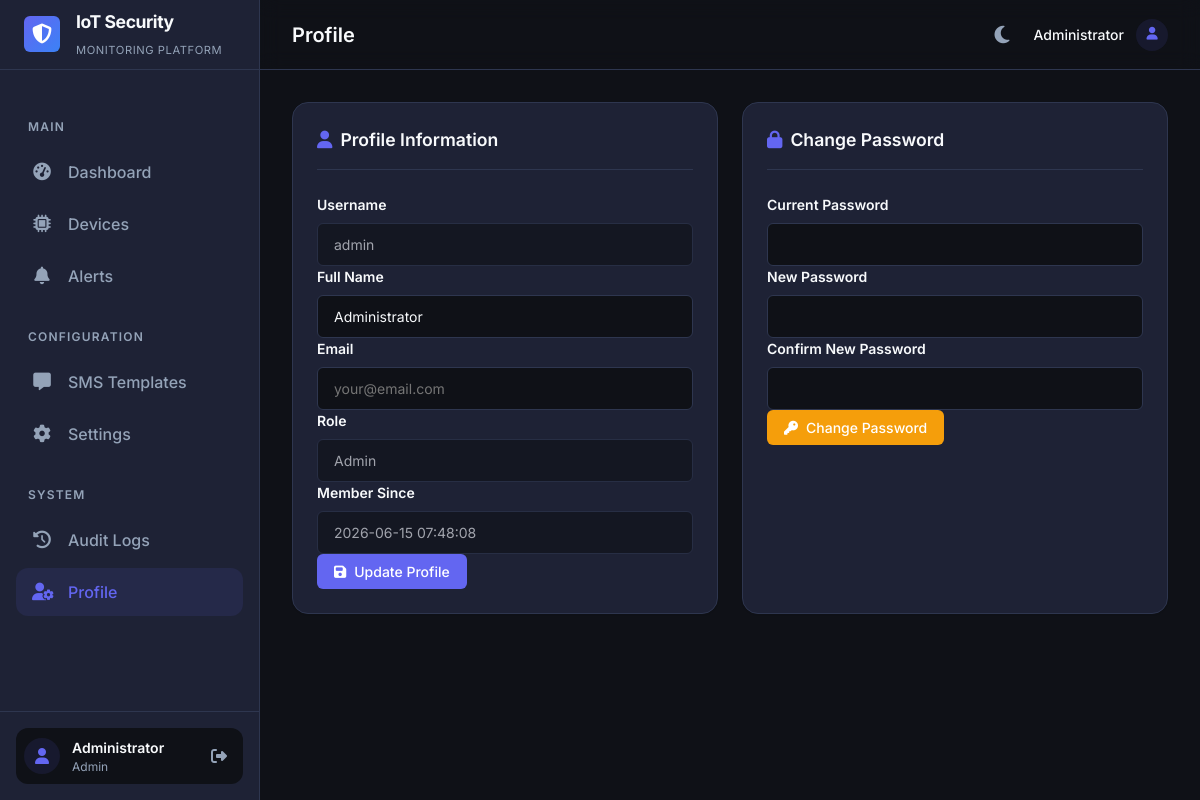
The app's page /profile.php (signed in) with its own data.
### tables this page shows
CREATE TABLE IF NOT EXISTS `users` (
  `id` int(11) NOT NULL AUTO_INCREMENT,
  `username` varchar(50) NOT NULL,
  `password` varchar(255) NOT NULL,
  `full_name` varchar(100) DEFAULT NULL,
  `email` varchar(255) DEFAULT NULL,
  `role` ENUM('admin','viewer') DEFAULT 'admin',
  `created_at` timestamp DEFAULT CURRENT_TIMESTAMP,
  PRIMARY KEY (`id`),
  UNIQUE KEY `username` (`username`)
);

### config/functions.php (called while the page is built, shortened)
<?php
function get_user($pdo, $user_id) {
    $stmt = $pdo->prepare("SELECT id, username, full_name, email, role, created_at FROM users WHERE id = ?");
    $stmt->execute([$user_id]);
    return $stmt->fetch();
}
function h($string) {
    return htmlspecialchars($string ?? '', ENT_QUOTES, 'UTF-8');
}
?>

### profile.php (the view, shortened to what this page needs)
<?php
require_once 'config/database.php';
require_once 'config/functions.php';
$pageTitle = 'Profile';
$currentPage = 'profile';
include 'includes/header.php';
include 'includes/sidebar.php';
?>
<div class="dashboard-grid-2col">
    <div class="panel">
        <div class="panel-header">
            <h2><i class="fa-solid fa-user"></i> Profile Information</h2>
        </div>
        <form method="POST">
            <div class="form-group">
                <label for="username">Username</label>
                <input type="text" id="username" value="<?= h($user['username']) ?>" disabled>
            </div>
            <div class="form-group">
                <label for="full_name">Full Name</label>
                <input type="text" id="full_name" name="full_name" value="<?= h($user['full_name'] ?? '') ?>" placeholder="Your full name">
            </div>
            <div class="form-group">
                <label for="email">Email</label>
                <input type="email" id="email" name="email" value="<?= h($user['email'] ?? '') ?>" placeholder="your@email.com">
            </div>
            <div class="form-group">
                <label>Role</label>
                <input type="text" value="<?= h(ucfirst($user['role'] ?? 'admin')) ?>" disabled>
            </div>
            <div class="form-group">
                <label>Member Since</label>
                <input type="text" value="<?= h($user['created_at']) ?>" disabled>
            </div>
            <button type="submit" name="update_profile" class="btn btn-primary">
                <i class="fa-solid fa-save"></i> Update Profile
            </button>
        </form>
    </div>
    <div class="panel">
        <div class="panel-header">
            <h2><i class="fa-solid fa-lock"></i> Change Password</h2>
        </div>
        <form method="POST">
            <div class="form-group">
                <label for="current_password">Current Password</label>
                <input type="password" id="current_password" name="current_password" required>
            </div>
            <div class="form-group">
                <label for="new_password">New Password</label>
                <input type="password" id="new_password" name="new_password" required minlength="6">
            </div>
            <div class="form-group">
                <label for="confirm_password">Confirm New Password</label>
                <input type="password" id="confirm_password" name="confirm_password" required>
            </div>
            <button type="submit" name="change_password" class="btn btn-warning">
                <i class="fa-solid fa-key"></i> Change Password
            </button>
        </form>
    </div>
</div>
<?php include 'includes/footer.php'; ?>

### includes/sidebar.php (shortened to what this page needs)
<?php
$user = get_user($pdo, $_SESSION['user_id'] ?? 0);
$userName = $user['full_name'] ?? $user['username'] ?? 'Admin';
$userRole = $user['role'] ?? 'admin';
?>
<aside class="sidebar" id="sidebar">
    <div class="sidebar-header">
        <div class="sidebar-brand">
            <div class="brand-icon">
                <i class="fa-solid fa-shield-halved"></i>
            </div>
            <div class="brand-text">
                <h2>IoT Security</h2>
                <span class="brand-tagline">Monitoring Platform</span>
            </div>
        </div>
    </div>
    <nav class="sidebar-nav">
        <ul class="nav-links">
            <li class="nav-section-title">Main</li>
            <li class="<?= $currentPage === 'dashboard' ? 'active' : '' ?>">
                <a href="dashboard.php"><i class="fa-solid fa-gauge-high"></i><span>Dashboard</span></a>
            </li>
            <li class="<?= $currentPage === 'devices' ? 'active' : '' ?>">
                <a href="devices.php"><i class="fa-solid fa-microchip"></i><span>Devices</span></a>
            </li>
            <li class="<?= $currentPage === 'alerts' ? 'active' : '' ?>">
                <a href="alerts.php"><i class="fa-solid fa-bell"></i><span>Alerts</span></a>
            </li>
            <li class="nav-section-title">Configuration</li>
            <li class="<?= $currentPage === 'sms_templates' ? 'active' : '' ?>">
                <a href="sms_templates.php"><i class="fa-solid fa-message"></i><span>SMS Templates</span></a>
            </li>
            <li class="<?= $currentPage === 'settings' ? 'active' : '' ?>">
                <a href="settings.php"><i class="fa-solid fa-gear"></i><span>Settings</span></a>
            </li>
            <li class="nav-section-title">System</li>
            <li class="<?= $currentPage === 'audit_logs' ? 'active' : '' ?>">
                <a href="audit_logs.php"><i class="fa-solid fa-clock-rotate-left"></i><span>Audit Logs</span></a>
            </li>
            <li class="<?= $currentPage === 'profile' ? 'active' : '' ?>">
                <a href="profile.php"><i class="fa-solid fa-user-gear"></i><span>Profile</span></a>
            </li>
        </ul>
    </nav>
    <div class="sidebar-footer">
        <div class="user-card">
            <div class="user-avatar">
                <i class="fa-solid fa-user"></i>
            </div>
            <div class="user-info">
                <span class="user-name"><?= h($userName) ?></span>
                <span class="user-role"><?= h(ucfirst($userRole)) ?></span>
            </div>
            <a href="logout.php" class="logout-btn" title="Logout">
                <i class="fa-solid fa-right-from-bracket"></i>
            </a>
        </div>
    </div>
</aside>
<div class="main-wrapper">
    <header class="topbar">
        <div class="topbar-left">
            <h1 class="page-title"><?= h($pageTitle) ?></h1>
        </div>
        <div class="topbar-right">
            <button class="theme-toggle" id="themeToggle" title="Toggle theme">
                <i class="fa-solid fa-moon"></i>
            </button>
            <div class="topbar-user">
                <span><?= h($userName) ?></span>
                <div class="user-avatar-sm">
                    <i class="fa-solid fa-user"></i>
                </div>
            </div>
        </div>
    </header>
    <main class="main-content">

### records on screen
users: full_name "Administrator", role "Admin", username "admin", created_at "2026-06-15 07:48:08"

### other values on screen
$pageTitle "Profile"
